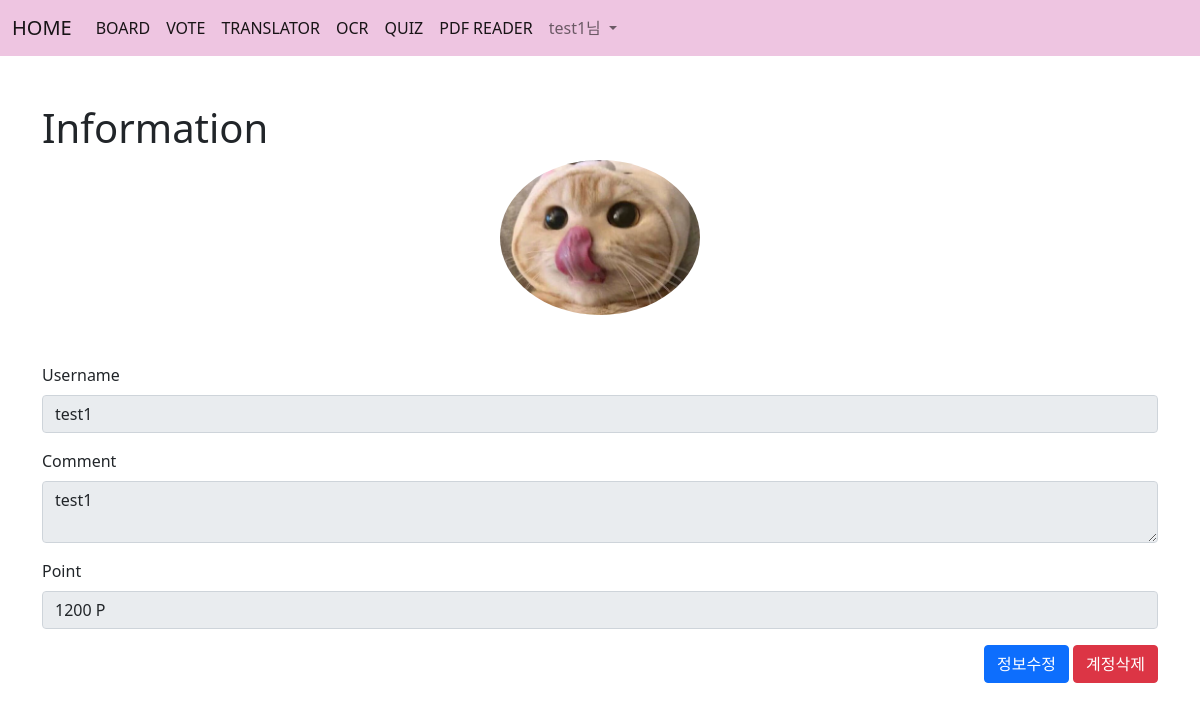
The page /acc/profile (signed in) on the database its author committed.
### acc/models.py (models this page shows)
class User(AbstractUser):
    userpic = models.ImageField(upload_to="usr/%y", blank=True) #블랭크가 마이그래이트 해도 오류없이 유저픽 나중에 넣게 해줌
    nickname = CharField(max_length=30, blank = True)
    comment = TextField(blank = True)
    point = IntegerField(default=0)
    pass #엡스트랙유저의 속성만 상속받아옴 다른일은 안일어남

### acc/views.py (the view)
# urls.py: path('profile', views.user_profile, name="user_profile"),
def user_profile(request):
    return render(request, "acc/profile.html")

### template/acc/profile.html (shortened to what this page needs)
{% extends 'base.html' %}
{%block content%}
<div class="container mt-5">
    <h1>Information</h1>
    <div class="text-center">
        <img src="{{user.userpic.url}}" class="rounded-circle" width="200">
    </div>
    <div class="mb-3 mt-5">
        <label class="form-label">Username</label>
        <input type="text" value="{{user.username}}" disabled class="form-control" id="exampleInputEmail1" aria-describedby="emailHelp">
    </div>
    <div class="mb-3 ">
        <label class="form-label">Comment</label>
        <textarea disabled class="form-control" >{{user.comment}}</textarea>
    </div>
    <div class="mb-3 ">
        <label class="form-label">Point</label>
        <input type="text" value="{{user.point}} P" disabled class="form-control" id="exampleInputPassword1">
    </div>
    <div class="text-end">
        <a href="{% url 'acc:update' %}"><button type="submit" class="btn btn-primary">정보수정</button></a>
        <button type="button" class="btn btn-danger" data-bs-toggle="modal" data-bs-target="#exampleModal">
            계정삭제
        </button>
    </div>
</div>
{%endblock%}

### template/base.html (shortened to what this page needs)
<!doctype html>
<html lang="en">
<head>
    <link href="https://cdn.jsdelivr.net/npm/bootstrap@5.1.1/dist/css/bootstrap.min.css" rel="stylesheet">
</head>
<body>
    {% if user.is_authenticated %}
    <nav class="navbar navbar-expand-lg navbar-light" style="background-color: #e9b2d7be">
        <div class="container-fluid">
        <a class="navbar-brand" href="{% url 'acc:index' %}">HOME</a>
        <div class="collapse navbar-collapse" id="navbarNavDropdown">
            <ul class="navbar-nav">
            <li class="nav-item">
                <a class="nav-link active" aria-current="page" href="{% url 'board:index' %}">BOARD</a>
            </li>
            <li class="nav-item">
                <a class="nav-link active" aria-current="page" href="{% url 'vote:index' %}">VOTE</a>
            </li>
            <li class="nav-item">
                <a class="nav-link active" aria-current="page" href="{% url 'translator:index' %}">TRANSLATOR</a>
            </li>
            <li class="nav-item">
                <a class="nav-link active" aria-current="page" href="{% url 'ocr:index' %}">OCR</a>
            </li>
            <li class="nav-item">
                <a class="nav-link active" aria-current="page" href="{% url 'quiz:index' %}">QUIZ</a>
            </li>
            <li class="nav-item">
                <a class="nav-link active" aria-current="page" href="{% url 'pdf:index' %}">PDF READER</a>
            </li>
            <li class="nav-item dropdown">
                <a class="nav-link dropdown-toggle" href="#" id="navbarDropdown" role="button" data-bs-toggle="dropdown" aria-expanded="false">
                {{ user.username }}님
                </a>
            </li>
            </ul>
        </div>
        </div>
    </nav>
    {% block content %}
    {% endblock %}
    {%endif%}
</body>
</html>

### rows shown on the page
User: username "test1", userpic (picture), comment "test1", point "1200 P"
